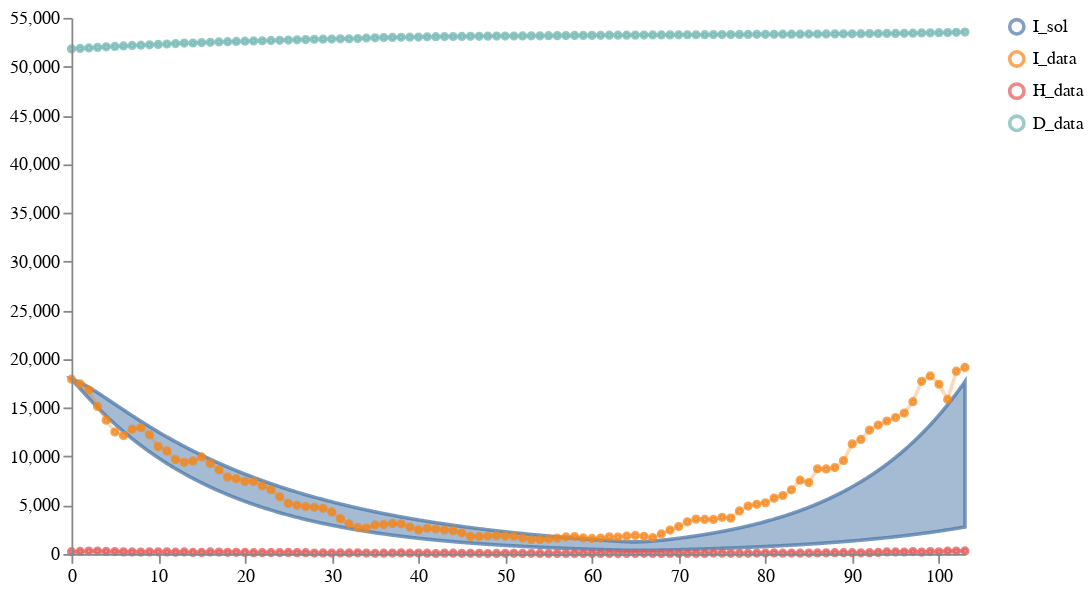

Notebook cell for this chart:
### Code cell
schema = plots.trajectories(pd.DataFrame(result1A1["data"]), keep="I.*_sol",
                            points=all_data1.reset_index(drop=True).rename(columns={"I":"I_data", "H":"H_data", "D":"D_data"}),
                           )
schema = plots.pad(schema, 5)
plots.save_schema(schema, FIGURE_PATH + "T2results1A1.json")
plots.ipy_display(schema)

result1A1["data"]

### Figure 1 — Vega specification as saved in the notebook (floating-point values rounded to 4 significant figures; data arrays with more than 128 entries replaced by an {"elided": "..."} marker saying what was removed)
{"$schema": "https://vega.github.io/schema/vega/v5.json", "axes": [{"name": "x_axis", "orient": "bottom", "scale": "xscale", "zindex": 100}, {"name": "y_axis", "orient": "left", "scale": "yscale", "zindex": 100}], "data": [{"name": "distributions", "values": {"elided": "1031 records"}}, {"name": "traces", "transform": [{"expr": "isValid(datum.value)", "type": "filter"}], "values": []}, {"name": "points", "values": {"elided": "312 records"}}, {"name": "markers", "values": []}, {"name": "selected", "on": [{"remove": true, "trigger": "clear"}, {"remove": true, "trigger": "!shift"}, {"insert": "clicked", "trigger": "!shift && clicked"}, {"toggle": "clicked", "trigger": "shift && clicked"}]}], "height": 300, "legends": [{"encode": {"labels": {"interactive": true, "name": "legendLabel", "update": {"opacity": [{"test": "!length(data('selected')) || indata('selected', 'value', datum.value)", "value": 1}, {"value": 0.25}]}}, "symbols": {"interactive": true, "name": "legendSymbol", "update": {"fill": {"value": "transparent"}, "opacity": [{"test": "!length(data('selected')) || indata('selected', 'value', datum.value)", "value": 0.7}, {"value": 0.15}], "size": {"value": 64}, "strokeWidth": {"value": 2}}}}, "name": "color_legend", "stroke": "color"}], "marks": [{"from": {"facet": {"data": "points", "groupby": "trajectory", "name": "points_split"}}, "marks": [{"encode": {"hover": {"fillOpacity": {"value": 0.9}}, "update": {"fill": {"field": "trajectory", "scale": "color"}, "fillOpacity": [{"test": "!length(data('selected')) || indata('selected', 'value', datum.trajectory)", "value": 0.5}, {"value": 0.15}], "size": {"value": 10}, "stroke": {"field": "trajectory", "scale": "color"}, "strokeOpacity": [{"test": "!length(data('selected')) || indata('selected', 'value', datum.trajectory)", "value": 0.75}, {"value": 0.15}], "strokeWidth": {"value": 2}, "tooltip": {"field": "value"}, "x": {"field": "timepoint", "scale": "xscale"}, "y": {"field": "value", "scale": "yscale"}}}, "from": {"data": "points_split"}, "name": "_points_symbol", "type": "symbol", "zindex": 3}, {"encode": {"hover": {"fillOpacity": {"value": 0.9}}, "update": {"interpolate": {"value": "linear"}, "stroke": {"field": "trajectory", "scale": "color"}, "strokeOpacity": [{"test": "!length(data('selected')) || indata('selected', 'value', datum.trajectory)", "value": 0.3}, {"value": 0.1}], "strokeWidth": {"value": 2}, "x": {"field": "timepoint", "scale": "xscale"}, "y": {"field": "value", "scale": "yscale"}}}, "from": {"data": "points_split"}, "name": "_points_line", "type": "line", "zindex": 3}], "name": "_points", "type": "group", "zindex": 3}, {"from": {"facet": {"data": "traces", "groupby": "trajectory", "name": "traces_split"}}, "marks": [{"encode": {"hover": {"fillOpacity": {"value": 0.9}}, "update": {"interpolate": {"value": "linear"}, "stroke": {"field": "trajectory", "scale": "color"}, "strokeOpacity": [{"test": "!length(data('selected')) || indata('selected', 'value', datum.trajectory)", "value": 0.75}, {"value": 0.15}], "strokeWidth": {"value": 2}, "x": {"field": "timepoint", "scale": "xscale"}, "y": {"field": "value", "scale": "yscale"}}}, "from": {"data": "traces_split"}, "name": "_traces_lines", "type": "line"}], "name": "_traces", "type": "group", "zindex": 2}, {"from": {"facet": {"data": "distributions", "groupby": "trajectory", "name": "trajectory_split"}}, "marks": [{"encode": {"hover": {"fillOpacity": {"value": 0.9}}, "update": {"fill": {"field": "trajectory", "scale": "color"}, "fillOpacity": [{"test": "!length(data('selected')) || indata('selected', 'value', datum.trajectory)", "value": 0.5}, {"value": 0.15}], "interpolate": {"value": "linear"}, "stroke": {"field": "trajectory", "scale": "color"}, "strokeOpacity": [{"test": "!length(data('selected')) || indata('selected', 'value', datum.trajectory)", "value": 0.75}, {"value": 0.15}], "strokeWidth": {"value": 2}, "x": {"field": "timepoint", "scale": "xscale"}, "y": {"field": "upper", "scale": "yscale"}, "y2": {"field": "lower", "scale": "yscale"}}}, "from": {"data": "trajectory_split"}, "type": "area"}], "name": "_distributions", "type": "group", "zindex": 1}, {"marks": [{"encode": {"enter": {"stroke": {"value": "lightgray"}}, "update": {"opacity": {"value": 1}, "x": {"field": "timepoint", "scale": "xscale"}, "y": {"signal": "height"}, "y2": {"value": 0}}}, "from": {"data": "markers"}, "name": "_marker text", "type": "rule"}, {"encode": {"enter": {"fontSize": {"value": 8}, "text": {"field": "datum.label"}, "y": {"value": 0}}}, "from": {"data": "_marker text"}, "name": "_marker flags", "transform": [{"as": ["x", "_y", "opacity", "align", "baseline"], "lineAnchor": "start", "offset": [1], "size": {"signal": "[width, height]"}, "type": "label"}], "type": "text"}], "name": "_markers", "type": "group"}], "padding": 5, "scales": [{"domain": {"fields": [{"data": "distributions", "field": "timepoint"}, {"data": "traces", "field": "timepoint"}, {"data": "points", "field": "timepoint"}, {"data": "markers", "field": "timepoint"}]}, "name": "xscale", "range": "width", "type": "linear", "zero": false}, {"domain": {"fields": [{"data": "distributions", "field": "lower"}, {"data": "distributions", "field": "upper"}, {"data": "traces", "field": "value"}, {"data": "points", "field": "value"}]}, "name": "yscale", "nice": true, "range": "height", "type": "linear", "zero": true}, {"domain": {"fields": [{"data": "distributions", "field": "trajectory"}, {"data": "traces", "field": "trajectory"}, {"data": "points", "field": "trajectory"}]}, "name": "color", "range": "category", "type": "ordinal"}], "signals": [{"name": "clear", "on": [{"events": "mouseup[!event.item]", "force": true, "update": "true"}], "value": true}, {"name": "shift", "on": [{"events": "@legendSymbol:click, @legendLabel:click", "force": true, "update": "event.shiftKey"}], "value": false}, {"name": "clicked", "on": [{"events": "@legendSymbol:click, @legendLabel:click", "force": true, "update": "{value: datum.value}"}], "value": null}], "width": 500}
